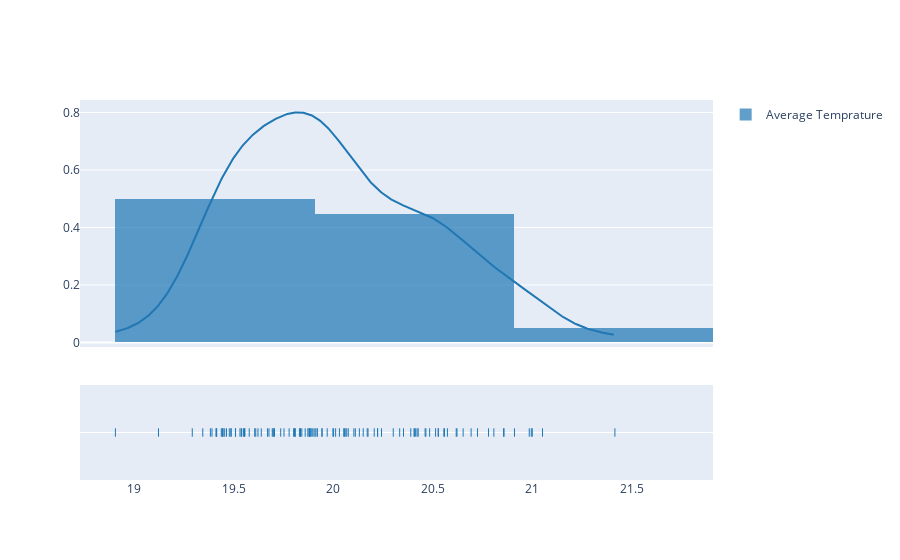

The cell this chart's notebook holds for it:
### Code cell
hist_data = [temp_year['Temperature - (Celsius)']]

group_labels = ['Average Temprature']

fig = ff.create_distplot(hist_data, group_labels)

iplot(fig)

### Figure 1 — Plotly figure (JSON) as saved in the notebook; plotly's stock layout.template omitted (floating-point values rounded to 4 significant figures; data arrays with more than 128 entries replaced by an {"elided": "..."} marker saying what was removed)
{"data": [{"autobinx": false, "histnorm": "probability density", "legendgroup": "Average Temprature", "marker": {"color": "rgb(31, 119, 180)"}, "name": "Average Temprature", "opacity": 0.7, "type": "histogram", "x": [20.06, 20.41, 19.46, 19.97, 19.45, 19.81, 19.51, 19.56, 19.41, 19.39, 19.64, 20.0, 19.53, 19.89, 20.41, 19.81, 19.38, 19.55, 19.44, 19.41, 20.22, 20.03, 19.49, 19.7, 19.8, 19.62, 19.48, 19.94, 19.61, 19.44, 19.87, 20.1, 19.69, 19.9, 19.29, 19.88, 19.49, 19.88, 19.92, 20.22, 20.98, 20.17, 20.0, 19.84, 19.56, 20.48, 20.62, 20.08, 19.83, 18.91, 19.88, 20.01, 20.56, 19.91, 19.9, 19.81, 19.12, 20.57, 20.13, 19.88, 19.75, 19.78, 20.46, 19.46, 19.74, 19.84, 19.68, 19.54, 20.3, 20.42, 20.18, 19.35, 20.06, 19.67, 19.42, 19.7, 20.53, 20.07, 19.89, 20.39, 20.21, 19.51, 19.61, 19.92, 20.24, 19.58, 20.43, 20.86, 19.54, 20.35, 19.84, 19.71, 20.41, 20.11, 19.94, 19.86, 19.44, 20.47, 20.86, 20.69, 20.78, 20.81, 20.33, 21.05, 20.15, 20.99, 20.62, 20.51, 20.91, 21.0, 20.72, 20.05, 20.65, 20.53, 20.56, 21.41], "xaxis": "x", "xbins": {"end": 21.41, "size": 1, "start": 18.91}, "yaxis": "y"}, {"legendgroup": "Average Temprature", "marker": {"color": "rgb(31, 119, 180)"}, "mode": "lines", "name": "Average Temprature", "showlegend": false, "type": "scatter", "x": {"elided": "500 float values"}, "xaxis": "x", "y": {"elided": "500 float values"}, "yaxis": "y"}, {"legendgroup": "Average Temprature", "marker": {"color": "rgb(31, 119, 180)", "symbol": "line-ns-open"}, "mode": "markers", "name": "Average Temprature", "showlegend": false, "type": "scatter", "x": [20.06, 20.41, 19.46, 19.97, 19.45, 19.81, 19.51, 19.56, 19.41, 19.39, 19.64, 20.0, 19.53, 19.89, 20.41, 19.81, 19.38, 19.55, 19.44, 19.41, 20.22, 20.03, 19.49, 19.7, 19.8, 19.62, 19.48, 19.94, 19.61, 19.44, 19.87, 20.1, 19.69, 19.9, 19.29, 19.88, 19.49, 19.88, 19.92, 20.22, 20.98, 20.17, 20.0, 19.84, 19.56, 20.48, 20.62, 20.08, 19.83, 18.91, 19.88, 20.01, 20.56, 19.91, 19.9, 19.81, 19.12, 20.57, 20.13, 19.88, 19.75, 19.78, 20.46, 19.46, 19.74, 19.84, 19.68, 19.54, 20.3, 20.42, 20.18, 19.35, 20.06, 19.67, 19.42, 19.7, 20.53, 20.07, 19.89, 20.39, 20.21, 19.51, 19.61, 19.92, 20.24, 19.58, 20.43, 20.86, 19.54, 20.35, 19.84, 19.71, 20.41, 20.11, 19.94, 19.86, 19.44, 20.47, 20.86, 20.69, 20.78, 20.81, 20.33, 21.05, 20.15, 20.99, 20.62, 20.51, 20.91, 21.0, 20.72, 20.05, 20.65, 20.53, 20.56, 21.41], "xaxis": "x", "y": ["Average Temprature", "Average Temprature", "Average Temprature", "Average Temprature", "Average Temprature", "Average Temprature", "Average Temprature", "Average Temprature", "Average Temprature", "Average Temprature", "Average Temprature", "Average Temprature", "Average Temprature", "Average Temprature", "Average Temprature", "Average Temprature", "Average Temprature", "Average Temprature", "Average Temprature", "Average Temprature", "Average Temprature", "Average Temprature", "Average Temprature", "Average Temprature", "Average Temprature", "Average Temprature", "Average Temprature", "Average Temprature", "Average Temprature", "Average Temprature", "Average Temprature", "Average Temprature", "Average Temprature", "Average Temprature", "Average Temprature", "Average Temprature", "Average Temprature", "Average Temprature", "Average Temprature", "Average Temprature", "Average Temprature", "Average Temprature", "Average Temprature", "Average Temprature", "Average Temprature", "Average Temprature", "Average Temprature", "Average Temprature", "Average Temprature", "Average Temprature", "Average Temprature", "Average Temprature", "Average Temprature", "Average Temprature", "Average Temprature", "Average Temprature", "Average Temprature", "Average Temprature", "Average Temprature", "Average Temprature", "Average Temprature", "Average Temprature", "Average Temprature", "Average Temprature", "Average Temprature", "Average Temprature", "Average Temprature", "Average Temprature", "Average Temprature", "Average Temprature", "Average Temprature", "Average Temprature", "Average Temprature", "Average Temprature", "Average Temprature", "Average Temprature", "Average Temprature", "Average Temprature", "Average Temprature", "Average Temprature", "Average Temprature", "Average Temprature", "Average Temprature", "Average Temprature", "Average Temprature", "Average Temprature", "Average Temprature", "Average Temprature", "Average Temprature", "Average Temprature", "Average Temprature", "Average Temprature", "Average Temprature", "Average Temprature", "Average Temprature", "Average Temprature", "Average Temprature", "Average Temprature", "Average Temprature", "Average Temprature", "Average Temprature", "Average Temprature", "Average Temprature", "Average Temprature", "Average Temprature", "Average Temprature", "Average Temprature", "Average Temprature", "Average Temprature", "Average Temprature", "Average Temprature", "Average Temprature", "Average Temprature", "Average Temprature", "Average Temprature", "Average Temprature"], "yaxis": "y2"}], "layout": {"barmode": "overlay", "hovermode": "closest", "legend": {"traceorder": "reversed"}, "xaxis": {"anchor": "y2", "domain": [0, 1], "zeroline": false}, "yaxis": {"anchor": "free", "domain": [0.35, 1], "position": 0}, "yaxis2": {"anchor": "x", "domain": [0, 0.25], "dtick": 1, "showticklabels": false}}}
